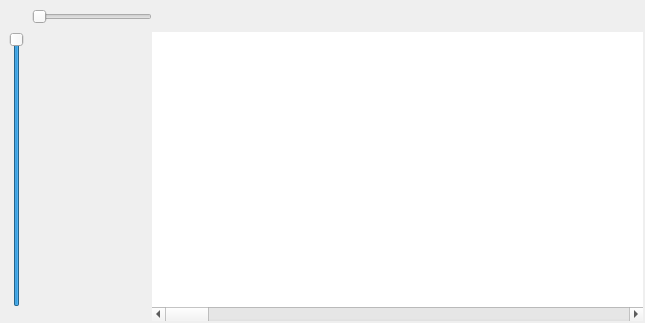
<?xml version="1.0" encoding="UTF-8"?>
<ui version="4.0">
 <class>TrackAreaWidget</class>
 <widget class="QWidget" name="TrackAreaWidget">
  <property name="geometry">
   <rect>
    <x>0</x>
    <y>0</y>
    <width>645</width>
    <height>323</height>
   </rect>
  </property>
  <property name="windowTitle">
   <string>Form</string>
  </property>
  <layout class="QGridLayout" name="gridLayout">
   <property name="leftMargin">
    <number>2</number>
   </property>
   <property name="topMargin">
    <number>2</number>
   </property>
   <property name="rightMargin">
    <number>2</number>
   </property>
   <property name="bottomMargin">
    <number>2</number>
   </property>
   <property name="spacing">
    <number>0</number>
   </property>
   <item row="0" column="2">
    <widget class="QWidget" name="timeline" native="true">
     <property name="minimumSize">
      <size>
       <width>0</width>
       <height>30</height>
      </size>
     </property>
     <property name="maximumSize">
      <size>
       <width>16777215</width>
       <height>30</height>
      </size>
     </property>
    </widget>
   </item>
   <item row="1" column="1" rowspan="2">
    <widget class="QScrollArea" name="trackproperties">
     <property name="minimumSize">
      <size>
       <width>120</width>
       <height>0</height>
      </size>
     </property>
     <property name="maximumSize">
      <size>
       <width>120</width>
       <height>16777215</height>
      </size>
     </property>
     <property name="frameShape">
      <enum>QFrame::NoFrame</enum>
     </property>
     <property name="verticalScrollBarPolicy">
      <enum>Qt::ScrollBarAlwaysOff</enum>
     </property>
     <property name="horizontalScrollBarPolicy">
      <enum>Qt::ScrollBarAlwaysOff</enum>
     </property>
     <property name="widgetResizable">
      <bool>true</bool>
     </property>
     <widget class="QWidget" name="scrollAreaWidgetContents">
      <property name="geometry">
       <rect>
        <x>0</x>
        <y>0</y>
        <width>120</width>
        <height>272</height>
       </rect>
      </property>
      <layout class="QVBoxLayout" name="verticalLayout">
       <property name="spacing">
        <number>0</number>
       </property>
       <property name="leftMargin">
        <number>0</number>
       </property>
       <property name="topMargin">
        <number>0</number>
       </property>
       <property name="rightMargin">
        <number>0</number>
       </property>
       <property name="bottomMargin">
        <number>0</number>
       </property>
      </layout>
     </widget>
    </widget>
   </item>
   <item row="3" column="2">
    <widget class="QScrollBar" name="horizontalScrollBar">
     <property name="orientation">
      <enum>Qt::Horizontal</enum>
     </property>
    </widget>
   </item>
   <item row="1" column="2" rowspan="2">
    <widget class="QGraphicsView" name="clips">
     <property name="frameShape">
      <enum>QFrame::NoFrame</enum>
     </property>
     <property name="horizontalScrollBarPolicy">
      <enum>Qt::ScrollBarAlwaysOff</enum>
     </property>
     <property name="alignment">
      <set>Qt::AlignLeading|Qt::AlignLeft|Qt::AlignTop</set>
     </property>
    </widget>
   </item>
   <item row="1" column="0">
    <widget class="QSlider" name="verticalSlider">
     <property name="minimumSize">
      <size>
       <width>30</width>
       <height>0</height>
      </size>
     </property>
     <property name="maximumSize">
      <size>
       <width>30</width>
       <height>16777215</height>
      </size>
     </property>
     <property name="minimum">
      <number>60</number>
     </property>
     <property name="maximum">
      <number>300</number>
     </property>
     <property name="singleStep">
      <number>1</number>
     </property>
     <property name="value">
      <number>300</number>
     </property>
     <property name="orientation">
      <enum>Qt::Vertical</enum>
     </property>
     <property name="tickPosition">
      <enum>QSlider::NoTicks</enum>
     </property>
    </widget>
   </item>
   <item row="3" column="0" colspan="2">
    <widget class="QWidget" name="filler" native="true"/>
   </item>
   <item row="0" column="0">
    <widget class="QWidget" name="filler2" native="true"/>
   </item>
   <item row="0" column="1">
    <widget class="QSlider" name="horizontalSlider">
     <property name="minimumSize">
      <size>
       <width>0</width>
       <height>30</height>
      </size>
     </property>
     <property name="maximumSize">
      <size>
       <width>120</width>
       <height>30</height>
      </size>
     </property>
     <property name="minimum">
      <number>10</number>
     </property>
     <property name="maximum">
      <number>80</number>
     </property>
     <property name="orientation">
      <enum>Qt::Horizontal</enum>
     </property>
     <property name="tickPosition">
      <enum>QSlider::NoTicks</enum>
     </property>
    </widget>
   </item>
  </layout>
 </widget>
 <resources/>
 <connections/>
</ui>
